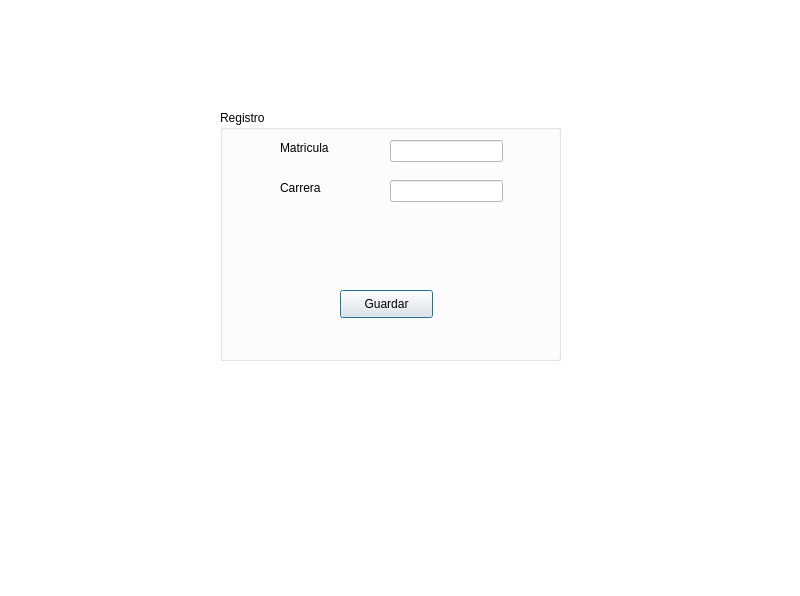
<?xml version="1.0" encoding="UTF-8"?>
<ui version="4.0">
 <class>Dialog</class>
 <widget class="QDialog" name="Dialog">
  <property name="enabled">
   <bool>true</bool>
  </property>
  <property name="geometry">
   <rect>
    <x>0</x>
    <y>0</y>
    <width>800</width>
    <height>596</height>
   </rect>
  </property>
  <property name="palette">
   <palette>
    <active>
     <colorrole role="Base">
      <brush brushstyle="SolidPattern">
       <color alpha="255">
        <red>255</red>
        <green>255</green>
        <blue>255</blue>
       </color>
      </brush>
     </colorrole>
     <colorrole role="Window">
      <brush brushstyle="SolidPattern">
       <color alpha="255">
        <red>255</red>
        <green>255</green>
        <blue>255</blue>
       </color>
      </brush>
     </colorrole>
    </active>
    <inactive>
     <colorrole role="Base">
      <brush brushstyle="SolidPattern">
       <color alpha="255">
        <red>255</red>
        <green>255</green>
        <blue>255</blue>
       </color>
      </brush>
     </colorrole>
     <colorrole role="Window">
      <brush brushstyle="SolidPattern">
       <color alpha="255">
        <red>255</red>
        <green>255</green>
        <blue>255</blue>
       </color>
      </brush>
     </colorrole>
    </inactive>
    <disabled>
     <colorrole role="Base">
      <brush brushstyle="SolidPattern">
       <color alpha="255">
        <red>255</red>
        <green>255</green>
        <blue>255</blue>
       </color>
      </brush>
     </colorrole>
     <colorrole role="Window">
      <brush brushstyle="SolidPattern">
       <color alpha="255">
        <red>255</red>
        <green>255</green>
        <blue>255</blue>
       </color>
      </brush>
     </colorrole>
    </disabled>
   </palette>
  </property>
  <property name="windowTitle">
   <string>Dialog</string>
  </property>
  <widget class="QGroupBox" name="Registro">
   <property name="geometry">
    <rect>
     <x>220</x>
     <y>110</y>
     <width>341</width>
     <height>251</height>
    </rect>
   </property>
   <property name="title">
    <string>Registro</string>
   </property>
   <widget class="QLineEdit" name="studentId">
    <property name="geometry">
     <rect>
      <x>170</x>
      <y>30</y>
      <width>113</width>
      <height>22</height>
     </rect>
    </property>
   </widget>
   <widget class="QLineEdit" name="carrera">
    <property name="geometry">
     <rect>
      <x>170</x>
      <y>70</y>
      <width>113</width>
      <height>22</height>
     </rect>
    </property>
   </widget>
   <widget class="QLabel" name="label">
    <property name="geometry">
     <rect>
      <x>60</x>
      <y>30</y>
      <width>55</width>
      <height>16</height>
     </rect>
    </property>
    <property name="text">
     <string>Matricula</string>
    </property>
   </widget>
   <widget class="QLabel" name="label_2">
    <property name="geometry">
     <rect>
      <x>60</x>
      <y>70</y>
      <width>55</width>
      <height>16</height>
     </rect>
    </property>
    <property name="text">
     <string>Carrera</string>
    </property>
   </widget>
   <widget class="QPushButton" name="registerButton">
    <property name="geometry">
     <rect>
      <x>120</x>
      <y>180</y>
      <width>93</width>
      <height>28</height>
     </rect>
    </property>
    <property name="text">
     <string>Guardar</string>
    </property>
   </widget>
  </widget>
 </widget>
 <resources/>
 <connections/>
</ui>
